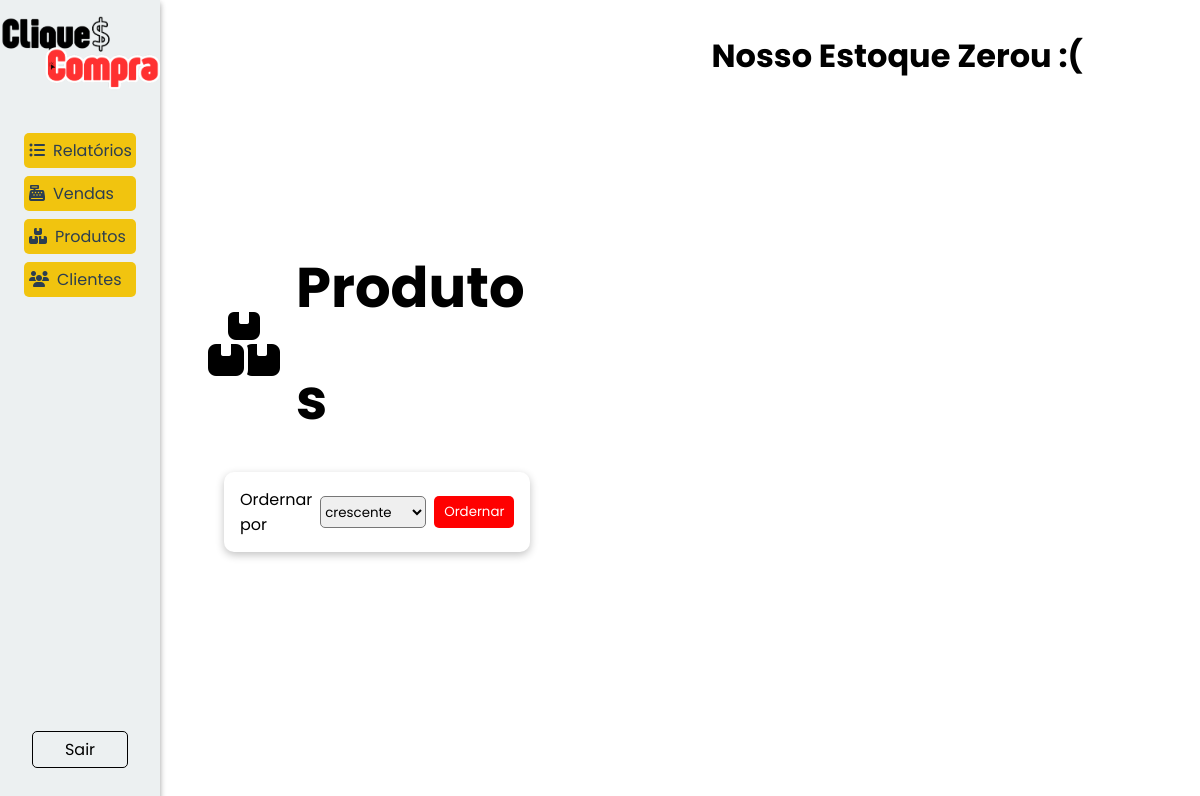
The app's page /produtos/ (signed in), older data.
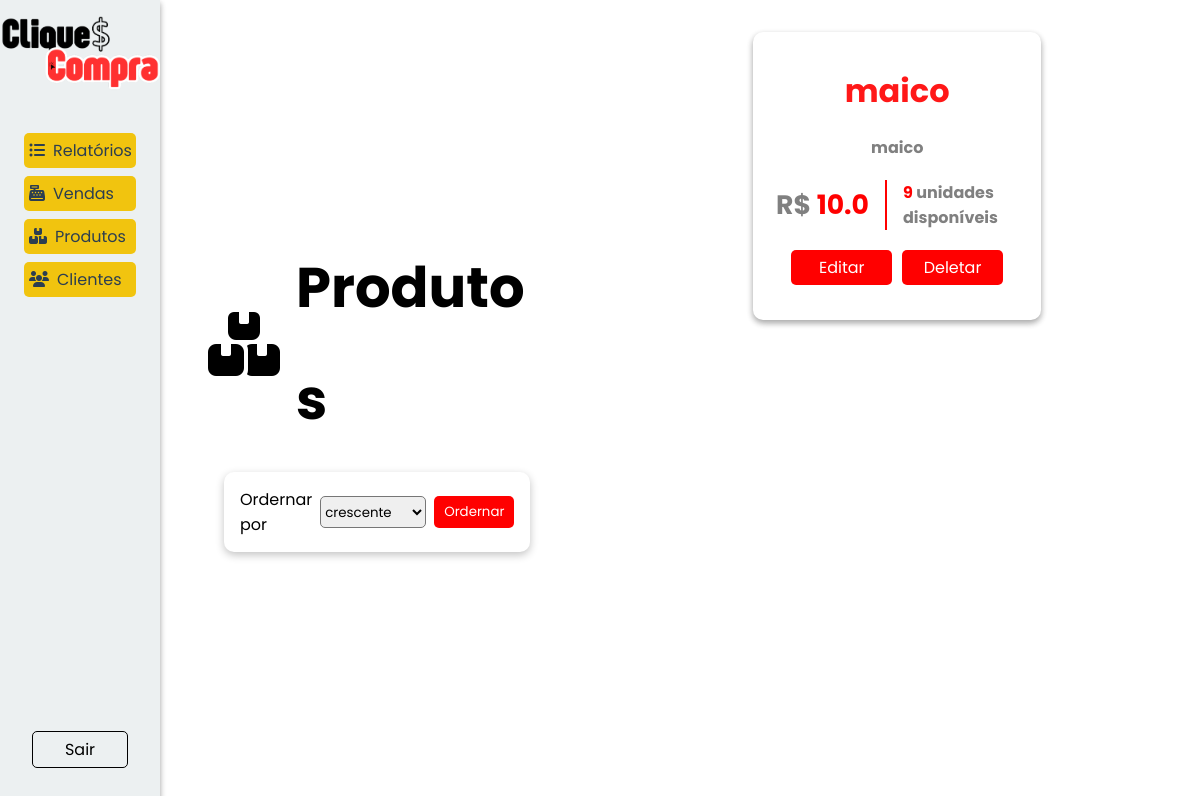
The same page, newer data.
### models/produtos.py (models this page shows, shortened)
class Produto(Base):
    __tablename__ = 'tb_produtos'
    pro_id: Mapped[int] = mapped_column(primary_key=True, autoincrement=True)
    pro_nome: Mapped[str] = mapped_column(nullable=False)
    pro_descricao: Mapped[str] = mapped_column(nullable=False)
    pro_preco: Mapped[float] = mapped_column(nullable=False)
    pro_estoque: Mapped[int] = mapped_column()
    @classmethod
    def all(cls, ordem = "crescente"):
        if ordem == "crescente":
            direcao = "ASC"
        elif ordem == "decrescente":
            direcao = "DESC"
        sql = text(f"SELECT * FROM tb_produtos ORDER BY pro_nome {direcao}")
        produtos = session.execute(sql).fetchall()
        return produtos

### controllers/produtos.py (the view)
@produto_bp.route('/', methods=['GET','POST'])
@login_required
def view():
    result = session.execute(text("SELECT name FROM sqlite_master WHERE type='trigger'")).fetchall()
    print(result)
    if request.method == 'POST':
        ordem = request.form['ordem']
        produtos = Produto.all(ordem=ordem)
    elif request.method == 'GET':
        produtos = Produto.all()
    return render_template('produtos/view.html', produtos = produtos)

### controllers/clientes.py (called while the page is built)
@login_manager.user_loader
def load_user(user_id):
    return Cliente.find(id=user_id)

### models/clientes.py (called while the page is built, shortened)
    @classmethod
    def find(cls, **kwargs):
        if 'email' in kwargs:
            return session.query(cls).filter_by(cli_email=kwargs['email']).first() #SELECT * FROM tb_clientes WHERE cli_email = email
        elif 'id' in kwargs:
            return session.query(cls).filter_by(cli_id=kwargs['id']).first() #SELECT * FROM tb_clientes WHERE cli_id = id
        else:
            raise AttributeError('A busca deve ser feita por email ou id.')

### templates/produtos/view.html (shortened to what this page needs)
{% extends "model.html" %}
{% block head_extras %}
<link rel="stylesheet" href="{{ url_for('static', filename='style/model.css') }}">
<link rel="stylesheet" href="{{ url_for('static', filename='style/itens.css') }}">
{% endblock %}
{% block content %}
<nav class="nav-reg">
    <img src="../../static/assets/cliqueconta.png" alt="Logo do CliqueCompra">
    <div class="links">
        <div class="links-nav">
            {% if current_user.cli_tipo == 'admin' %}
            <div class="dropdown">
                <button class="dropdown-button" onclick="toggleDropdown('relatorios-menu')">
                    <i class="fa-solid fa-list-ul"></i>
                    Relatórios
                </button>
            </div>
            <div class="dropdown">
                <button class="dropdown-button" onclick="toggleDropdown('vendas-menu')">
                    <i class="fa-solid fa-cash-register"></i>
                    Vendas
                </button>
            </div>
            {% endif %}
            <div class="dropdown">
                {% if current_user.cli_tipo == 'admin' %}
                <button class="dropdown-button" onclick="toggleDropdown('produtos-menu')">
                    <i class="fa-solid fa-boxes-stacked"></i>
                    Produtos</button>
            </div>
                {% endif %}
            {% if current_user.cli_tipo == 'admin' %}
            <div class="dropdown">
                <button class="dropdown-button" onclick="toggleDropdown('clientes-menu')">
                    <i class="fa-solid fa-users"></i>
                    Clientes
                </button>
            </div>
            {% endif %}
        </div>
        <a class='sair' href="{{url_for('cliente.logout')}}">Sair</a>
    </div>
</nav>
<aside>
    <div class="titlepage">
        <i class="fa-solid fa-boxes-stacked"></i>
        <h1>Produtos</h1>
    </div>
    <div class="filtro p-v">
        <span>Ordernar por</span>
        <form action="{{url_for('produtos.view')}}" method="post">
            <select name="ordem" id="filtro-cli">
                <option value="crescente">crescente</option>
            </select>
            <button type="submit">Ordernar</button>
        </form>
    </div>
</aside>
<div id="produto">
    <ol class="itens">
        {% if produtos %}
        {% for produto in produtos %}
        <li class="item">
            <h1>{{produto.pro_nome}}</h1>
            <h2 id="descricao">{{produto.pro_descricao}}</h2>
            <div class="p-e">
                <h2 id="preco"><span style="color: gray;">R$</span> {{produto.pro_preco}}</h2>
                <div id="divisor"></div>
                <h2 id="estoque"><span style="color: red;">{{produto.pro_estoque}}</span> unidades disponíveis</h2>
            </div>
            {%  if current_user.cli_tipo == 'admin'  %}
            <div class="links-p">
                <a href="{{url_for('produtos.edit', pro_id=produto.pro_id)}}">Editar</a>
                <a href="#"
                    onclick="return confirmarDeletar('{{url_for('produtos.remove', pro_id=produto.pro_id)}}')">Deletar</a>
            </div>
            {% endif %}
        </li>
        {% endfor %}
        {%else%}
        <h1>Nosso Estoque Zerou :(</h1>
        {%endif%}
    </ol>
</div>
{% endblock %}

### templates/model.html (shortened to what this page needs)
<!DOCTYPE html>
<html lang="en">
<head>
    {% block head_extras %}
    {% endblock %}
</head>
<body>
    {% block content %}{% endblock %}
</body>
</html>

### static/style/model.css (style rules this page uses)
* { padding: 0; margin: 0; box-sizing: border-box; font-family: "Poppins", serif; }
body { display: flex; min-width: 100vw; min-height: 100vh; background-color: #FFFFFF; }
.dropdown { width: 100%; display: flex; flex-direction: column; align-items: center; justify-content: center; }
aside { display: flex; flex-direction: column; align-items: center; justify-content: center; width: 40rem; padding: 3rem; }

Row changes from the older to the newer data that the page shows:
added Produto: pro_nome "maico", pro_descricao "maico", pro_preco "10.0", pro_estoque "9"
Text that changed along with them:
text no longer shown: "Nosso Estoque Zerou :("
